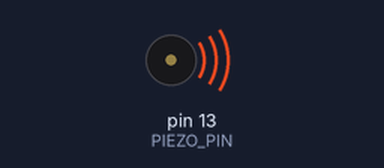
Bench run of a sketch on a simulated Arduino Uno, built with avr-gcc and run on an emulated ATmega328P. On the bench: buzzer (waves = sounding).

Above: at 0.5 s.
At 8.25 s:
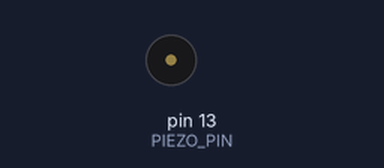
Timing chart, 0 to 11.2 s (numbered marks = the images above):
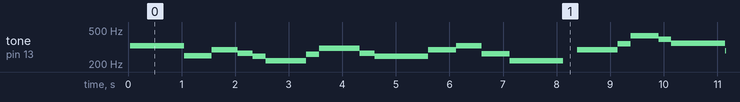

The sketch:

piezoelectric.ino
```cpp
// Connect the piezo speaker positive leg (long) to pin 13
// Connect the piezo speaker negative leg (short) to GND

#define PIEZO_PIN  (13)

// A rest in the song
#define _R     (0)
// notes based on http://www.phy.mtu.edu/~suits/notefreqs.html
#define _C0    (16.35 	 )
#define _CS0   (17.32 	 )
#define _D0    (18.35 	 )
#define _DS0   (19.45 	 )
#define _E0    (20.60 	 )
#define _F0    (21.83 	 )
#define _FS0   (23.12 	 )
#define _G0    (24.50 	 )
#define _GS0   (25.96 	 )
#define _A0    (27.50 	 )
#define _AS0   (29.14 	 )
#define _B0    (30.87 	 )
#define _C1    (32.70 	 )
#define _CS1   (34.65 	 )
#define _D1    (36.71 	 )
#define _DS1   (38.89 	 )
#define _E1    (41.20 	 )
#define _F1    (43.65 	 )
#define _FS1   (46.25 	 )
#define _G1    (49.00 	 )
#define _GS1   (51.91 	 )
#define _A1    (55.00 	 )
#define _AS1   (58.27 	 )
#define _B1    (61.74 	 )
#define _C2    (65.41 	 )
#define _CS2   (69.30 	 )
#define _D2    (73.42 	 )
#define _DS2   (77.78 	 )
#define _E2    (82.41 	 )
#define _F2    (87.31 	 )
#define _FS2   (92.50 	 )
#define _G2    (98.00 	 )
#define _GS2   (103.83  )
#define _A2    (110.00  )
#define _AS2   (116.54  )
#define _B2    (123.47  )
#define _C3    (130.81  )
#define _CS3   (138.59  )
#define _D3    (146.83  )
#define _DS3   (155.56  )
#define _E3    (164.81  )
#define _F3    (174.61  )
#define _FS3   (185.00  )
#define _G3    (196.00  )
#define _GS3   (207.65  )
#define _A3    (220.00  )
#define _AS3   (233.08  )
#define _B3    (246.94  )
#define _C4    (261.63  )
#define _CS4   (277.18  )
#define _D4    (293.66  )
#define _DS4   (311.13  )
#define _E4    (329.63  )
#define _F4    (349.23  )
#define _FS4   (369.99  )
#define _G4    (392.00  )
#define _GS4   (415.30  )
#define _A4    (440.00  )
#define _AS4   (466.16  )
#define _B4    (493.88  )
#define _C5    (523.25  )
#define _CS5   (554.37  )
#define _D5    (587.33  )
#define _DS5   (622.25  )
#define _E5    (659.25  )
#define _F5    (698.46  )
#define _FS5   (739.99  )
#define _G5    (783.99  )
#define _GS5   (830.61  )
#define _A5    (880.00  )
#define _AS5   (932.33  )
#define _B5    (987.77  )
#define _C6    (1046.50 )
#define _CS6   (1108.73 )
#define _D6    (1174.66 )
#define _DS6   (1244.51 )
#define _E6    (1318.51 )
#define _F6    (1396.91 )
#define _FS6   (1479.98 )
#define _G6    (1567.98 )
#define _GS6   (1661.22 )
#define _A6    (1760.00 )
#define _AS6   (1864.66 )
#define _B6    (1975.53 )
#define _C7    (2093.00 )
#define _CS7   (2217.46 )
#define _D7    (2349.32 )
#define _DS7   (2489.02 )
#define _E7    (2637.02 )
#define _F7    (2793.83 )
#define _FS7   (2959.96 )
#define _G7    (3135.96 )
#define _GS7   (3322.44 )
#define _A7    (3520.00 )
#define _AS7   (3729.31 )
#define _B7    (3951.07 )
#define _C8    (4186.01 )
#define _CS8   (4434.92 )
#define _D8    (4698.63 )
#define _DS8   (4978.03 )
#define _E8    (5274.04 )
#define _F8    (5587.65 )
#define _FS8   (5919.91 )
#define _G8    (6271.93 )
#define _GS8   (6644.88 )
#define _A8    (7040.00 )
#define _AS8   (7458.62 )
#define _B8    (7902.13 )

// beats per minute
#define BPM   (240.0)

// list of notes in the song,
//float notes[] = {   _E5,  _B4,  _C5,  _D5,  _E5,  _D5,  _C5,  _B4,  _A4,  _A4,  _C5,  _E5,  _D5,  _C5,  _B4,  _E4,  _G4,  _C5,  _D5,  _E5,  _C5,  _A4,  _A4,};
// and the length of each note
//float times[] = {   1.0,  0.5,  0.5,  0.5,  0.25,  0.25,  0.5,  0.5,  1.0,  0.5,  0.5,  1.0,  0.5,  0.5,  1.5,  0.5,  0.5,  0.5,  1.0,  1.0,  1.0,  1.0,  2.0,};

float notes[] = { _E5, _E5, _B4, _C5, _D5, _C5, _B4, _A4, _A4, _C5, _E5, _D5, _C5, _B4, _B4, _C5, _D5, _E5, _C5, _A4, _A4, _R, _D5, _F5, _A5, _G5, _F5, _E5, _C5, _E5, _D5, _C5, _B4, _B4, _C5, _D5, _E5, _C5, _A4, _A4, _R };
float times[] = { 1.0, 1.0, 0.5, 0.5, 1.0, 0.5, 0.5, 1.0, 0.5, 0.5, 1.0, 0.5, 0.5, 1.0, 0.5, 0.5, 1.0, 1.0, 1.0, 1.0, 1.0, 1.0, 1.5, 0.5, 1.0, 0.5, 0.5, 1.5, 0.5, 1.0, 0.5, 0.5, 1.0, 0.5, 0.5, 1.0, 1.0, 1.0, 1.0, 1.0, 5.0 };


void setup() {
  pinMode(PIEZO_PIN,OUTPUT);
}


void play_one_note(float frequency,float duration) {
  if(frequency>0) {
    float t=0;

    duration *= 1000000 * (60.0/BPM);
    int hold_time = 1000000.0/frequency;
    while(t<duration) {
      digitalWrite(PIEZO_PIN,HIGH);
      // half the time on
      delayMicroseconds( hold_time );
      digitalWrite(PIEZO_PIN,LOW);
      // half the time off
      delayMicroseconds( hold_time );
      t += hold_time;
    }
  } else {
    duration *= 1000 * (60.0/BPM);
    delay( duration );
  }
}


void loop() {
  int note_count = sizeof(notes) / sizeof(float);

  for(int i=0;i<note_count;++i) {
    play_one_note(notes[i],times[i]);
  }
}
```

Measured:
- by itself, tone on pin 13 (PIEZO_PIN): plays 327 Hz for 1.0 s, 249 Hz for 0.52 s, 292 Hz for 0.48 s, 269 Hz for 0.28 s, 246 Hz for 0.24 s, 219 Hz for 0.76 s … (220 notes in this stretch)
